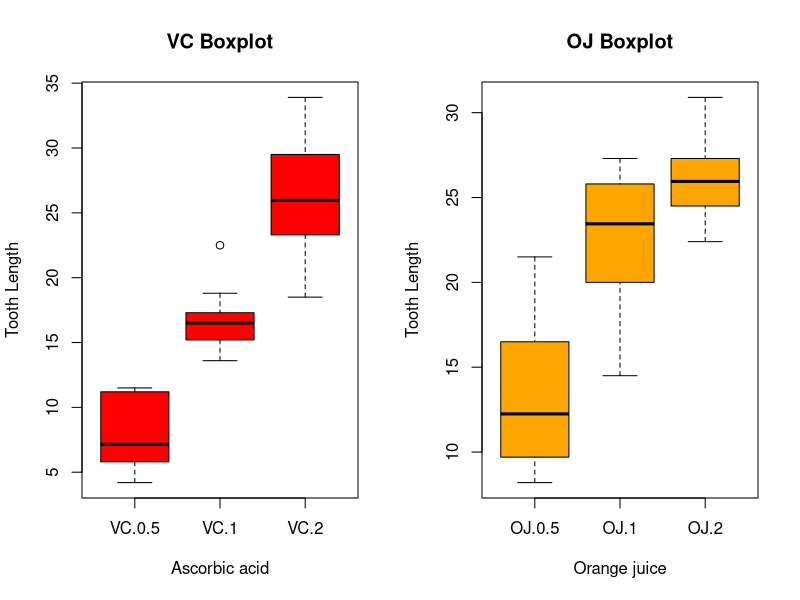

Write the R code that produced this figure.
## ---- chunk 1
#Load dataset
data(ToothGrowth)

#Sample
head(ToothGrowth)

#Dataset description
str(ToothGrowth)
## ---- chunk 2
par(mfrow=c(1,2))

vc_data <- subset(ToothGrowth, supp=="VC")
s <- factor(vc_data$supp)
boxplot(len ~ s*dose, data = vc_data, col = "red", 
        xlab = "Ascorbic acid", ylab = "Tooth Length", main = "VC Boxplot")

oj_data <- subset(ToothGrowth, supp=="OJ")
s <- factor(oj_data$supp)
boxplot(len ~ s*dose, data = oj_data, col = "orange", 
        xlab = "Orange juice", ylab = "Tooth Length", main = "OJ Boxplot")
## ---- chunk 3
#T confidence interval independent groups, assuming unequal variance, 
#splitting groups by supp variable.

g1 <- subset(ToothGrowth, supp=="VC", select=len)
g2 <- subset(ToothGrowth, supp=="OJ", select=len)
t.test(g1,  g2, paired = FALSE, var.equal = FALSE, data = ToothGrowth)
## ---- chunk 4
#T confidence interval,
#splitting groups by dose variable (0.5mg and 1mg)

g1 <- subset(ToothGrowth, dose=="0.5", select=len)
g2 <- subset(ToothGrowth, dose=="1", select=len)
t.test(g1,  g2, paired = FALSE, var.equal = TRUE, data = ToothGrowth)
## ---- chunk 5
#T confidence interval,
#splitting groups by dose variable (1mg and 2mg)
g1 <- subset(ToothGrowth, dose=="1", select=len)
g2 <- subset(ToothGrowth, dose=="2", select=len)
t.test(g1,  g2, paired = FALSE, var.equal = TRUE, data = ToothGrowth)
